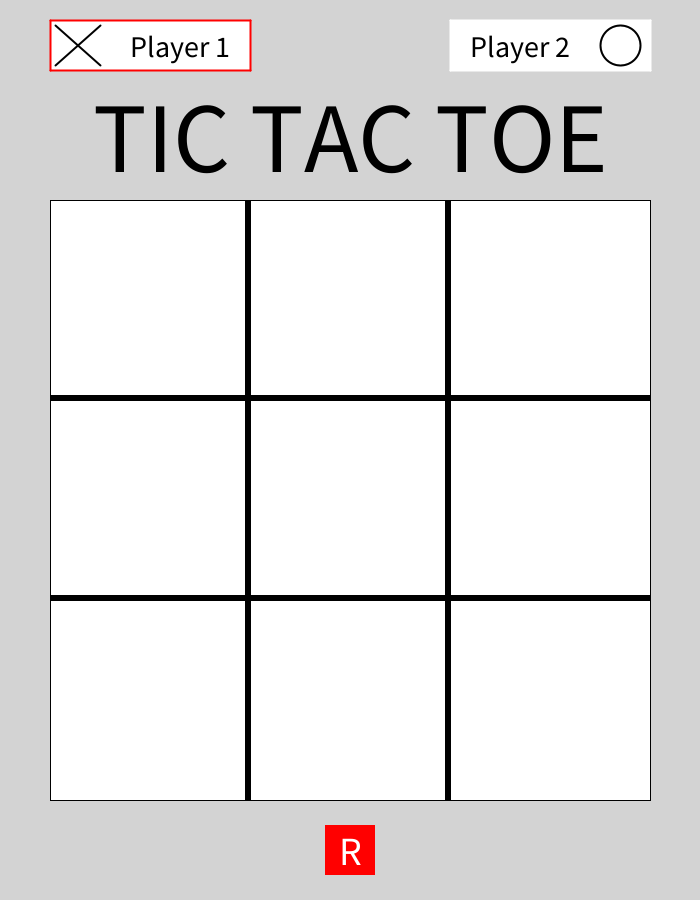
Frame 1 (no input)
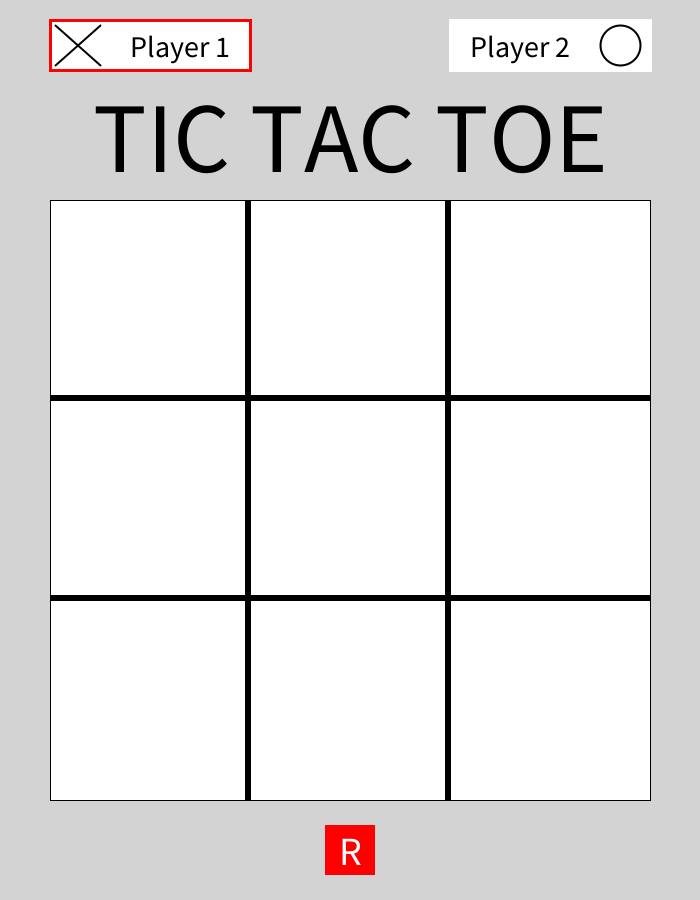
Frame 60 (the mouse pressed at the canvas centre just before this capture)
Frame 120 (the mouse held since frame 60 and released just before this capture): identical to frame 60, image omitted

The Processing sketch that drew these frames (run headless with seeded random() and noise(); from frame 60 on, the mouse is pressed at the canvas centre):

// Processing sketch: project_tictactoev6
// ── project_tictactoev6.pde
boolean turn; //Player 1 or Player 2's turn

void setup() {

  //Setup for the game
  size(700, 900);
  background(#d3d3d3); 

  //Grid
  strokeWeight(1);
  fill(255);
  rect(50, 200, 600, 600);

  fill(0);
  rect(245, 200, 5, 600);
  rect(445, 200, 5, 600);
  rect(50, 395, 600, 5);
  rect(50, 595, 600, 5);

  //Title
  textSize(100);
  textAlign(CENTER);
  text("TIC TAC TOE", width/2, height/8+60);

  //Player turn
  noStroke();
  fill(255);
  rect(50, 20, 200, 50);
  rect(450, 20, 200, 50);

  //Player 1
  stroke(0);
  strokeWeight(2);
  line(55, 25, 100, 65);
  line(100, 25, 55, 65);

  fill(0);
  textSize(30);
  text("Player 1", 180, 57);

  //Player 2
  stroke(0);
  strokeWeight(2);
  fill(255);
  circle(620, 45, 40);

  textSize(30);
  fill(0);
  text("Player 2", 520, 57);

  //Restart Button
  noStroke();
  fill(255, 0, 0);
  rect(width/2-25, height-75, 50, 50);

  fill(255);
  textSize(40);
  textAlign(CENTER);
  text("R", width/2, height-35);

  frameRate(60);

  turn = true;
}

void draw() {

  if (turn == true) {

    stroke(255, 0, 0);
    line(50, 20, 250, 20);
    line(50, 20, 50, 70);
    line(50, 70, 250, 70);
    line(250, 20, 250, 70);

    stroke(255);
    line(450, 20, 650, 20);
    line(450, 20, 450, 70);
    line(450, 70, 650, 70);
    line(650, 20, 650, 70);
    
  } else {

    stroke(255);
    line(50, 20, 250, 20);
    line(50, 20, 50, 70);
    line(50, 70, 250, 70);
    line(250, 20, 250, 70);

    stroke(255, 0, 0);
    line(450, 20, 650, 20);
    line(450, 20, 450, 70);
    line(450, 70, 650, 70);
    line(650, 20, 650, 70);
  }

  println(turn);
  
}

void keyReleased() { 

  if ((key == 'x') || (key == 'X') && turn == true) {

    stroke(0);
    strokeWeight(2);
    line(mouseX -50, mouseY -50, mouseX +50, mouseY+50);
    line(mouseX +50, mouseY -50, mouseX -50, mouseY+50);

    turn = false;
  } else if ((key == 'c') || (key == 'C') && turn == false) 

  {

    stroke(0);
    strokeWeight(2);
    circle(mouseX, mouseY, 100);

    turn = true;
  }
}
